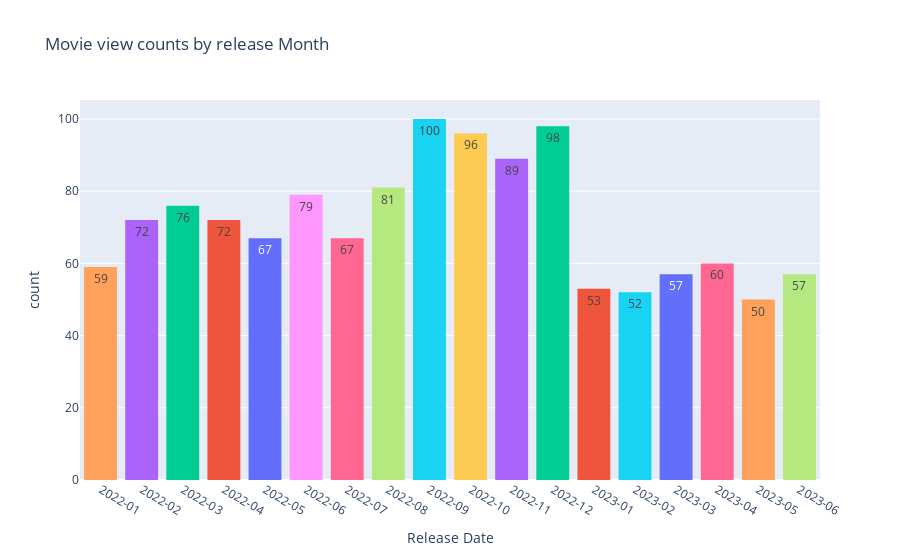

Write notebook code for a chart like this one.
### Markdown cell above
#### Movie view counts by Release Month

### Code cell
# We will only display months from 2022 and above  (the last 18 months )  

fig = px.histogram(df[df["Release Year"]>=2022], 
                   x="Release Date",histfunc="count", text_auto=True,\
                   title="Movie view counts by release Month", color = "Release Date")
fig.update_xaxes(type='category', categoryorder = "category ascending")
fig.update_layout(bargap=0.2,
                  xaxis = dict(tickmode = 'linear' ),
                  height=400, showlegend=False
                 )
fig.show()

### Figure 1 — Plotly figure (JSON) as saved in the notebook; plotly's stock layout.template omitted (floating-point values rounded to 4 significant figures)
{"data": [{"alignmentgroup": "True", "bingroup": "x", "histfunc": "count", "hovertemplate": "Release Date=%{x}<br>count=%{y}<extra></extra>", "legendgroup": "2023-03", "marker": {"color": "#636efa", "pattern": {"shape": ""}}, "name": "2023-03", "offsetgroup": "2023-03", "orientation": "v", "showlegend": true, "texttemplate": "%{value}", "type": "histogram", "x": ["2023-03", "2023-03", "2023-03", "2023-03", "2023-03", "2023-03", "2023-03", "2023-03", "2023-03", "2023-03", "2023-03", "2023-03", "2023-03", "2023-03", "2023-03", "2023-03", "2023-03", "2023-03", "2023-03", "2023-03", "2023-03", "2023-03", "2023-03", "2023-03", "2023-03", "2023-03", "2023-03", "2023-03", "2023-03", "2023-03", "2023-03", "2023-03", "2023-03", "2023-03", "2023-03", "2023-03", "2023-03", "2023-03", "2023-03", "2023-03", "2023-03", "2023-03", "2023-03", "2023-03", "2023-03", "2023-03", "2023-03", "2023-03", "2023-03", "2023-03", "2023-03", "2023-03", "2023-03", "2023-03", "2023-03", "2023-03", "2023-03"], "xaxis": "x", "yaxis": "y"}, {"alignmentgroup": "True", "bingroup": "x", "histfunc": "count", "hovertemplate": "Release Date=%{x}<br>count=%{y}<extra></extra>", "legendgroup": "2023-01", "marker": {"color": "#EF553B", "pattern": {"shape": ""}}, "name": "2023-01", "offsetgroup": "2023-01", "orientation": "v", "showlegend": true, "texttemplate": "%{value}", "type": "histogram", "x": ["2023-01", "2023-01", "2023-01", "2023-01", "2023-01", "2023-01", "2023-01", "2023-01", "2023-01", "2023-01", "2023-01", "2023-01", "2023-01", "2023-01", "2023-01", "2023-01", "2023-01", "2023-01", "2023-01", "2023-01", "2023-01", "2023-01", "2023-01", "2023-01", "2023-01", "2023-01", "2023-01", "2023-01", "2023-01", "2023-01", "2023-01", "2023-01", "2023-01", "2023-01", "2023-01", "2023-01", "2023-01", "2023-01", "2023-01", "2023-01", "2023-01", "2023-01", "2023-01", "2023-01", "2023-01", "2023-01", "2023-01", "2023-01", "2023-01", "2023-01", "2023-01", "2023-01", "2023-01"], "xaxis": "x", "yaxis": "y"}, {"alignmentgroup": "True", "bingroup": "x", "histfunc": "count", "hovertemplate": "Release Date=%{x}<br>count=%{y}<extra></extra>", "legendgroup": "2022-12", "marker": {"color": "#00cc96", "pattern": {"shape": ""}}, "name": "2022-12", "offsetgroup": "2022-12", "orientation": "v", "showlegend": true, "texttemplate": "%{value}", "type": "histogram", "x": ["2022-12", "2022-12", "2022-12", "2022-12", "2022-12", "2022-12", "2022-12", "2022-12", "2022-12", "2022-12", "2022-12", "2022-12", "2022-12", "2022-12", "2022-12", "2022-12", "2022-12", "2022-12", "2022-12", "2022-12", "2022-12", "2022-12", "2022-12", "2022-12", "2022-12", "2022-12", "2022-12", "2022-12", "2022-12", "2022-12", "2022-12", "2022-12", "2022-12", "2022-12", "2022-12", "2022-12", "2022-12", "2022-12", "2022-12", "2022-12", "2022-12", "2022-12", "2022-12", "2022-12", "2022-12", "2022-12", "2022-12", "2022-12", "2022-12", "2022-12", "2022-12", "2022-12", "2022-12", "2022-12", "2022-12", "2022-12", "2022-12", "2022-12", "2022-12", "2022-12", "2022-12", "2022-12", "2022-12", "2022-12", "2022-12", "2022-12", "2022-12", "2022-12", "2022-12", "2022-12", "2022-12", "2022-12", "2022-12", "2022-12", "2022-12", "2022-12", "2022-12", "2022-12", "2022-12", "2022-12", "2022-12", "2022-12", "2022-12", "2022-12", "2022-12", "2022-12", "2022-12", "2022-12", "2022-12", "2022-12", "2022-12", "2022-12", "2022-12", "2022-12", "2022-12", "2022-12", "2022-12", "2022-12"], "xaxis": "x", "yaxis": "y"}, {"alignmentgroup": "True", "bingroup": "x", "histfunc": "count", "hovertemplate": "Release Date=%{x}<br>count=%{y}<extra></extra>", "legendgroup": "2022-11", "marker": {"color": "#ab63fa", "pattern": {"shape": ""}}, "name": "2022-11", "offsetgroup": "2022-11", "orientation": "v", "showlegend": true, "texttemplate": "%{value}", "type": "histogram", "x": ["2022-11", "2022-11", "2022-11", "2022-11", "2022-11", "2022-11", "2022-11", "2022-11", "2022-11", "2022-11", "2022-11", "2022-11", "2022-11", "2022-11", "2022-11", "2022-11", "2022-11", "2022-11", "2022-11", "2022-11", "2022-11", "2022-11", "2022-11", "2022-11", "2022-11", "2022-11", "2022-11", "2022-11", "2022-11", "2022-11", "2022-11", "2022-11", "2022-11", "2022-11", "2022-11", "2022-11", "2022-11", "2022-11", "2022-11", "2022-11", "2022-11", "2022-11", "2022-11", "2022-11", "2022-11", "2022-11", "2022-11", "2022-11", "2022-11", "2022-11", "2022-11", "2022-11", "2022-11", "2022-11", "2022-11", "2022-11", "2022-11", "2022-11", "2022-11", "2022-11", "2022-11", "2022-11", "2022-11", "2022-11", "2022-11", "2022-11", "2022-11", "2022-11", "2022-11", "2022-11", "2022-11", "2022-11", "2022-11", "2022-11", "2022-11", "2022-11", "2022-11", "2022-11", "2022-11", "2022-11", "2022-11", "2022-11", "2022-11", "2022-11", "2022-11", "2022-11", "2022-11", "2022-11", "2022-11"], "xaxis": "x", "yaxis": "y"}, {"alignmentgroup": "True", "bingroup": "x", "histfunc": "count", "hovertemplate": "Release Date=%{x}<br>count=%{y}<extra></extra>", "legendgroup": "2023-05", "marker": {"color": "#FFA15A", "pattern": {"shape": ""}}, "name": "2023-05", "offsetgroup": "2023-05", "orientation": "v", "showlegend": true, "texttemplate": "%{value}", "type": "histogram", "x": ["2023-05", "2023-05", "2023-05", "2023-05", "2023-05", "2023-05", "2023-05", "2023-05", "2023-05", "2023-05", "2023-05", "2023-05", "2023-05", "2023-05", "2023-05", "2023-05", "2023-05", "2023-05", "2023-05", "2023-05", "2023-05", "2023-05", "2023-05", "2023-05", "2023-05", "2023-05", "2023-05", "2023-05", "2023-05", "2023-05", "2023-05", "2023-05", "2023-05", "2023-05", "2023-05", "2023-05", "2023-05", "2023-05", "2023-05", "2023-05", "2023-05", "2023-05", "2023-05", "2023-05", "2023-05", "2023-05", "2023-05", "2023-05", "2023-05", "2023-05"], "xaxis": "x", "yaxis": "y"}, {"alignmentgroup": "True", "bingroup": "x", "histfunc": "count", "hovertemplate": "Release Date=%{x}<br>count=%{y}<extra></extra>", "legendgroup": "2023-02", "marker": {"color": "#19d3f3", "pattern": {"shape": ""}}, "name": "2023-02", "offsetgroup": "2023-02", "orientation": "v", "showlegend": true, "texttemplate": "%{value}", "type": "histogram", "x": ["2023-02", "2023-02", "2023-02", "2023-02", "2023-02", "2023-02", "2023-02", "2023-02", "2023-02", "2023-02", "2023-02", "2023-02", "2023-02", "2023-02", "2023-02", "2023-02", "2023-02", "2023-02", "2023-02", "2023-02", "2023-02", "2023-02", "2023-02", "2023-02", "2023-02", "2023-02", "2023-02", "2023-02", "2023-02", "2023-02", "2023-02", "2023-02", "2023-02", "2023-02", "2023-02", "2023-02", "2023-02", "2023-02", "2023-02", "2023-02", "2023-02", "2023-02", "2023-02", "2023-02", "2023-02", "2023-02", "2023-02", "2023-02", "2023-02", "2023-02", "2023-02", "2023-02"], "xaxis": "x", "yaxis": "y"}, {"alignmentgroup": "True", "bingroup": "x", "histfunc": "count", "hovertemplate": "Release Date=%{x}<br>count=%{y}<extra></extra>", "legendgroup": "2023-04", "marker": {"color": "#FF6692", "pattern": {"shape": ""}}, "name": "2023-04", "offsetgroup": "2023-04", "orientation": "v", "showlegend": true, "texttemplate": "%{value}", "type": "histogram", "x": ["2023-04", "2023-04", "2023-04", "2023-04", "2023-04", "2023-04", "2023-04", "2023-04", "2023-04", "2023-04", "2023-04", "2023-04", "2023-04", "2023-04", "2023-04", "2023-04", "2023-04", "2023-04", "2023-04", "2023-04", "2023-04", "2023-04", "2023-04", "2023-04", "2023-04", "2023-04", "2023-04", "2023-04", "2023-04", "2023-04", "2023-04", "2023-04", "2023-04", "2023-04", "2023-04", "2023-04", "2023-04", "2023-04", "2023-04", "2023-04", "2023-04", "2023-04", "2023-04", "2023-04", "2023-04", "2023-04", "2023-04", "2023-04", "2023-04", "2023-04", "2023-04", "2023-04", "2023-04", "2023-04", "2023-04", "2023-04", "2023-04", "2023-04", "2023-04", "2023-04"], "xaxis": "x", "yaxis": "y"}, {"alignmentgroup": "True", "bingroup": "x", "histfunc": "count", "hovertemplate": "Release Date=%{x}<br>count=%{y}<extra></extra>", "legendgroup": "2023-06", "marker": {"color": "#B6E880", "pattern": {"shape": ""}}, "name": "2023-06", "offsetgroup": "2023-06", "orientation": "v", "showlegend": true, "texttemplate": "%{value}", "type": "histogram", "x": ["2023-06", "2023-06", "2023-06", "2023-06", "2023-06", "2023-06", "2023-06", "2023-06", "2023-06", "2023-06", "2023-06", "2023-06", "2023-06", "2023-06", "2023-06", "2023-06", "2023-06", "2023-06", "2023-06", "2023-06", "2023-06", "2023-06", "2023-06", "2023-06", "2023-06", "2023-06", "2023-06", "2023-06", "2023-06", "2023-06", "2023-06", "2023-06", "2023-06", "2023-06", "2023-06", "2023-06", "2023-06", "2023-06", "2023-06", "2023-06", "2023-06", "2023-06", "2023-06", "2023-06", "2023-06", "2023-06", "2023-06", "2023-06", "2023-06", "2023-06", "2023-06", "2023-06", "2023-06", "2023-06", "2023-06", "2023-06", "2023-06"], "xaxis": "x", "yaxis": "y"}, {"alignmentgroup": "True", "bingroup": "x", "histfunc": "count", "hovertemplate": "Release Date=%{x}<br>count=%{y}<extra></extra>", "legendgroup": "2022-06", "marker": {"color": "#FF97FF", "pattern": {"shape": ""}}, "name": "2022-06", "offsetgroup": "2022-06", "orientation": "v", "showlegend": true, "texttemplate": "%{value}", "type": "histogram", "x": ["2022-06", "2022-06", "2022-06", "2022-06", "2022-06", "2022-06", "2022-06", "2022-06", "2022-06", "2022-06", "2022-06", "2022-06", "2022-06", "2022-06", "2022-06", "2022-06", "2022-06", "2022-06", "2022-06", "2022-06", "2022-06", "2022-06", "2022-06", "2022-06", "2022-06", "2022-06", "2022-06", "2022-06", "2022-06", "2022-06", "2022-06", "2022-06", "2022-06", "2022-06", "2022-06", "2022-06", "2022-06", "2022-06", "2022-06", "2022-06", "2022-06", "2022-06", "2022-06", "2022-06", "2022-06", "2022-06", "2022-06", "2022-06", "2022-06", "2022-06", "2022-06", "2022-06", "2022-06", "2022-06", "2022-06", "2022-06", "2022-06", "2022-06", "2022-06", "2022-06", "2022-06", "2022-06", "2022-06", "2022-06", "2022-06", "2022-06", "2022-06", "2022-06", "2022-06", "2022-06", "2022-06", "2022-06", "2022-06", "2022-06", "2022-06", "2022-06", "2022-06", "2022-06", "2022-06"], "xaxis": "x", "yaxis": "y"}, {"alignmentgroup": "True", "bingroup": "x", "histfunc": "count", "hovertemplate": "Release Date=%{x}<br>count=%{y}<extra></extra>", "legendgroup": "2022-10", "marker": {"color": "#FECB52", "pattern": {"shape": ""}}, "name": "2022-10", "offsetgroup": "2022-10", "orientation": "v", "showlegend": true, "texttemplate": "%{value}", "type": "histogram", "x": ["2022-10", "2022-10", "2022-10", "2022-10", "2022-10", "2022-10", "2022-10", "2022-10", "2022-10", "2022-10", "2022-10", "2022-10", "2022-10", "2022-10", "2022-10", "2022-10", "2022-10", "2022-10", "2022-10", "2022-10", "2022-10", "2022-10", "2022-10", "2022-10", "2022-10", "2022-10", "2022-10", "2022-10", "2022-10", "2022-10", "2022-10", "2022-10", "2022-10", "2022-10", "2022-10", "2022-10", "2022-10", "2022-10", "2022-10", "2022-10", "2022-10", "2022-10", "2022-10", "2022-10", "2022-10", "2022-10", "2022-10", "2022-10", "2022-10", "2022-10", "2022-10", "2022-10", "2022-10", "2022-10", "2022-10", "2022-10", "2022-10", "2022-10", "2022-10", "2022-10", "2022-10", "2022-10", "2022-10", "2022-10", "2022-10", "2022-10", "2022-10", "2022-10", "2022-10", "2022-10", "2022-10", "2022-10", "2022-10", "2022-10", "2022-10", "2022-10", "2022-10", "2022-10", "2022-10", "2022-10", "2022-10", "2022-10", "2022-10", "2022-10", "2022-10", "2022-10", "2022-10", "2022-10", "2022-10", "2022-10", "2022-10", "2022-10", "2022-10", "2022-10", "2022-10", "2022-10"], "xaxis": "x", "yaxis": "y"}, {"alignmentgroup": "True", "bingroup": "x", "histfunc": "count", "hovertemplate": "Release Date=%{x}<br>count=%{y}<extra></extra>", "legendgroup": "2022-05", "marker": {"color": "#636efa", "pattern": {"shape": ""}}, "name": "2022-05", "offsetgroup": "2022-05", "orientation": "v", "showlegend": true, "texttemplate": "%{value}", "type": "histogram", "x": ["2022-05", "2022-05", "2022-05", "2022-05", "2022-05", "2022-05", "2022-05", "2022-05", "2022-05", "2022-05", "2022-05", "2022-05", "2022-05", "2022-05", "2022-05", "2022-05", "2022-05", "2022-05", "2022-05", "2022-05", "2022-05", "2022-05", "2022-05", "2022-05", "2022-05", "2022-05", "2022-05", "2022-05", "2022-05", "2022-05", "2022-05", "2022-05", "2022-05", "2022-05", "2022-05", "2022-05", "2022-05", "2022-05", "2022-05", "2022-05", "2022-05", "2022-05", "2022-05", "2022-05", "2022-05", "2022-05", "2022-05", "2022-05", "2022-05", "2022-05", "2022-05", "2022-05", "2022-05", "2022-05", "2022-05", "2022-05", "2022-05", "2022-05", "2022-05", "2022-05", "2022-05", "2022-05", "2022-05", "2022-05", "2022-05", "2022-05", "2022-05"], "xaxis": "x", "yaxis": "y"}, {"alignmentgroup": "True", "bingroup": "x", "histfunc": "count", "hovertemplate": "Release Date=%{x}<br>count=%{y}<extra></extra>", "legendgroup": "2022-04", "marker": {"color": "#EF553B", "pattern": {"shape": ""}}, "name": "2022-04", "offsetgroup": "2022-04", "orientation": "v", "showlegend": true, "texttemplate": "%{value}", "type": "histogram", "x": ["2022-04", "2022-04", "2022-04", "2022-04", "2022-04", "2022-04", "2022-04", "2022-04", "2022-04", "2022-04", "2022-04", "2022-04", "2022-04", "2022-04", "2022-04", "2022-04", "2022-04", "2022-04", "2022-04", "2022-04", "2022-04", "2022-04", "2022-04", "2022-04", "2022-04", "2022-04", "2022-04", "2022-04", "2022-04", "2022-04", "2022-04", "2022-04", "2022-04", "2022-04", "2022-04", "2022-04", "2022-04", "2022-04", "2022-04", "2022-04", "2022-04", "2022-04", "2022-04", "2022-04", "2022-04", "2022-04", "2022-04", "2022-04", "2022-04", "2022-04", "2022-04", "2022-04", "2022-04", "2022-04", "2022-04", "2022-04", "2022-04", "2022-04", "2022-04", "2022-04", "2022-04", "2022-04", "2022-04", "2022-04", "2022-04", "2022-04", "2022-04", "2022-04", "2022-04", "2022-04", "2022-04", "2022-04"], "xaxis": "x", "yaxis": "y"}, {"alignmentgroup": "True", "bingroup": "x", "histfunc": "count", "hovertemplate": "Release Date=%{x}<br>count=%{y}<extra></extra>", "legendgroup": "2022-03", "marker": {"color": "#00cc96", "pattern": {"shape": ""}}, "name": "2022-03", "offsetgroup": "2022-03", "orientation": "v", "showlegend": true, "texttemplate": "%{value}", "type": "histogram", "x": ["2022-03", "2022-03", "2022-03", "2022-03", "2022-03", "2022-03", "2022-03", "2022-03", "2022-03", "2022-03", "2022-03", "2022-03", "2022-03", "2022-03", "2022-03", "2022-03", "2022-03", "2022-03", "2022-03", "2022-03", "2022-03", "2022-03", "2022-03", "2022-03", "2022-03", "2022-03", "2022-03", "2022-03", "2022-03", "2022-03", "2022-03", "2022-03", "2022-03", "2022-03", "2022-03", "2022-03", "2022-03", "2022-03", "2022-03", "2022-03", "2022-03", "2022-03", "2022-03", "2022-03", "2022-03", "2022-03", "2022-03", "2022-03", "2022-03", "2022-03", "2022-03", "2022-03", "2022-03", "2022-03", "2022-03", "2022-03", "2022-03", "2022-03", "2022-03", "2022-03", "2022-03", "2022-03", "2022-03", "2022-03", "2022-03", "2022-03", "2022-03", "2022-03", "2022-03", "2022-03", "2022-03", "2022-03", "2022-03", "2022-03", "2022-03", "2022-03"], "xaxis": "x", "yaxis": "y"}, {"alignmentgroup": "True", "bingroup": "x", "histfunc": "count", "hovertemplate": "Release Date=%{x}<br>count=%{y}<extra></extra>", "legendgroup": "2022-02", "marker": {"color": "#ab63fa", "pattern": {"shape": ""}}, "name": "2022-02", "offsetgroup": "2022-02", "orientation": "v", "showlegend": true, "texttemplate": "%{value}", "type": "histogram", "x": ["2022-02", "2022-02", "2022-02", "2022-02", "2022-02", "2022-02", "2022-02", "2022-02", "2022-02", "2022-02", "2022-02", "2022-02", "2022-02", "2022-02", "2022-02", "2022-02", "2022-02", "2022-02", "2022-02", "2022-02", "2022-02", "2022-02", "2022-02", "2022-02", "2022-02", "2022-02", "2022-02", "2022-02", "2022-02", "2022-02", "2022-02", "2022-02", "2022-02", "2022-02", "2022-02", "2022-02", "2022-02", "2022-02", "2022-02", "2022-02", "2022-02", "2022-02", "2022-02", "2022-02", "2022-02", "2022-02", "2022-02", "2022-02", "2022-02", "2022-02", "2022-02", "2022-02", "2022-02", "2022-02", "2022-02", "2022-02", "2022-02", "2022-02", "2022-02", "2022-02", "2022-02", "2022-02", "2022-02", "2022-02", "2022-02", "2022-02", "2022-02", "2022-02", "2022-02", "2022-02", "2022-02", "2022-02"], "xaxis": "x", "yaxis": "y"}, {"alignmentgroup": "True", "bingroup": "x", "histfunc": "count", "hovertemplate": "Release Date=%{x}<br>count=%{y}<extra></extra>", "legendgroup": "2022-01", "marker": {"color": "#FFA15A", "pattern": {"shape": ""}}, "name": "2022-01", "offsetgroup": "2022-01", "orientation": "v", "showlegend": true, "texttemplate": "%{value}", "type": "histogram", "x": ["2022-01", "2022-01", "2022-01", "2022-01", "2022-01", "2022-01", "2022-01", "2022-01", "2022-01", "2022-01", "2022-01", "2022-01", "2022-01", "2022-01", "2022-01", "2022-01", "2022-01", "2022-01", "2022-01", "2022-01", "2022-01", "2022-01", "2022-01", "2022-01", "2022-01", "2022-01", "2022-01", "2022-01", "2022-01", "2022-01", "2022-01", "2022-01", "2022-01", "2022-01", "2022-01", "2022-01", "2022-01", "2022-01", "2022-01", "2022-01", "2022-01", "2022-01", "2022-01", "2022-01", "2022-01", "2022-01", "2022-01", "2022-01", "2022-01", "2022-01", "2022-01", "2022-01", "2022-01", "2022-01", "2022-01", "2022-01", "2022-01", "2022-01", "2022-01"], "xaxis": "x", "yaxis": "y"}, {"alignmentgroup": "True", "bingroup": "x", "histfunc": "count", "hovertemplate": "Release Date=%{x}<br>count=%{y}<extra></extra>", "legendgroup": "2022-09", "marker": {"color": "#19d3f3", "pattern": {"shape": ""}}, "name": "2022-09", "offsetgroup": "2022-09", "orientation": "v", "showlegend": true, "texttemplate": "%{value}", "type": "histogram", "x": ["2022-09", "2022-09", "2022-09", "2022-09", "2022-09", "2022-09", "2022-09", "2022-09", "2022-09", "2022-09", "2022-09", "2022-09", "2022-09", "2022-09", "2022-09", "2022-09", "2022-09", "2022-09", "2022-09", "2022-09", "2022-09", "2022-09", "2022-09", "2022-09", "2022-09", "2022-09", "2022-09", "2022-09", "2022-09", "2022-09", "2022-09", "2022-09", "2022-09", "2022-09", "2022-09", "2022-09", "2022-09", "2022-09", "2022-09", "2022-09", "2022-09", "2022-09", "2022-09", "2022-09", "2022-09", "2022-09", "2022-09", "2022-09", "2022-09", "2022-09", "2022-09", "2022-09", "2022-09", "2022-09", "2022-09", "2022-09", "2022-09", "2022-09", "2022-09", "2022-09", "2022-09", "2022-09", "2022-09", "2022-09", "2022-09", "2022-09", "2022-09", "2022-09", "2022-09", "2022-09", "2022-09", "2022-09", "2022-09", "2022-09", "2022-09", "2022-09", "2022-09", "2022-09", "2022-09", "2022-09", "2022-09", "2022-09", "2022-09", "2022-09", "2022-09", "2022-09", "2022-09", "2022-09", "2022-09", "2022-09", "2022-09", "2022-09", "2022-09", "2022-09", "2022-09", "2022-09", "2022-09", "2022-09", "2022-09", "2022-09"], "xaxis": "x", "yaxis": "y"}, {"alignmentgroup": "True", "bingroup": "x", "histfunc": "count", "hovertemplate": "Release Date=%{x}<br>count=%{y}<extra></extra>", "legendgroup": "2022-07", "marker": {"color": "#FF6692", "pattern": {"shape": ""}}, "name": "2022-07", "offsetgroup": "2022-07", "orientation": "v", "showlegend": true, "texttemplate": "%{value}", "type": "histogram", "x": ["2022-07", "2022-07", "2022-07", "2022-07", "2022-07", "2022-07", "2022-07", "2022-07", "2022-07", "2022-07", "2022-07", "2022-07", "2022-07", "2022-07", "2022-07", "2022-07", "2022-07", "2022-07", "2022-07", "2022-07", "2022-07", "2022-07", "2022-07", "2022-07", "2022-07", "2022-07", "2022-07", "2022-07", "2022-07", "2022-07", "2022-07", "2022-07", "2022-07", "2022-07", "2022-07", "2022-07", "2022-07", "2022-07", "2022-07", "2022-07", "2022-07", "2022-07", "2022-07", "2022-07", "2022-07", "2022-07", "2022-07", "2022-07", "2022-07", "2022-07", "2022-07", "2022-07", "2022-07", "2022-07", "2022-07", "2022-07", "2022-07", "2022-07", "2022-07", "2022-07", "2022-07", "2022-07", "2022-07", "2022-07", "2022-07", "2022-07", "2022-07"], "xaxis": "x", "yaxis": "y"}, {"alignmentgroup": "True", "bingroup": "x", "histfunc": "count", "hovertemplate": "Release Date=%{x}<br>count=%{y}<extra></extra>", "legendgroup": "2022-08", "marker": {"color": "#B6E880", "pattern": {"shape": ""}}, "name": "2022-08", "offsetgroup": "2022-08", "orientation": "v", "showlegend": true, "texttemplate": "%{value}", "type": "histogram", "x": ["2022-08", "2022-08", "2022-08", "2022-08", "2022-08", "2022-08", "2022-08", "2022-08", "2022-08", "2022-08", "2022-08", "2022-08", "2022-08", "2022-08", "2022-08", "2022-08", "2022-08", "2022-08", "2022-08", "2022-08", "2022-08", "2022-08", "2022-08", "2022-08", "2022-08", "2022-08", "2022-08", "2022-08", "2022-08", "2022-08", "2022-08", "2022-08", "2022-08", "2022-08", "2022-08", "2022-08", "2022-08", "2022-08", "2022-08", "2022-08", "2022-08", "2022-08", "2022-08", "2022-08", "2022-08", "2022-08", "2022-08", "2022-08", "2022-08", "2022-08", "2022-08", "2022-08", "2022-08", "2022-08", "2022-08", "2022-08", "2022-08", "2022-08", "2022-08", "2022-08", "2022-08", "2022-08", "2022-08", "2022-08", "2022-08", "2022-08", "2022-08", "2022-08", "2022-08", "2022-08", "2022-08", "2022-08", "2022-08", "2022-08", "2022-08", "2022-08", "2022-08", "2022-08", "2022-08", "2022-08", "2022-08"], "xaxis": "x", "yaxis": "y"}], "layout": {"autosize": true, "bargap": 0.2, "barmode": "relative", "legend": {"title": {"text": "Release Date"}, "tracegroupgap": 0}, "showlegend": false, "title": {"text": "Movie view counts by release Month"}, "xaxis": {"anchor": "y", "autorange": true, "categoryarray": ["2023-03", "2023-01", "2022-12", "2022-11", "2023-05", "2023-02", "2023-04", "2023-06", "2022-06", "2022-10", "2022-05", "2022-04", "2022-03", "2022-02", "2022-01", "2022-09", "2022-07", "2022-08"], "categoryorder": "category ascending", "domain": [0, 1], "range": [-0.5, 17.5], "tickmode": "linear", "title": {"text": "Release Date"}, "type": "category"}, "yaxis": {"anchor": "x", "autorange": true, "domain": [0, 1], "range": [0, 105.3], "title": {"text": "count"}}}}
